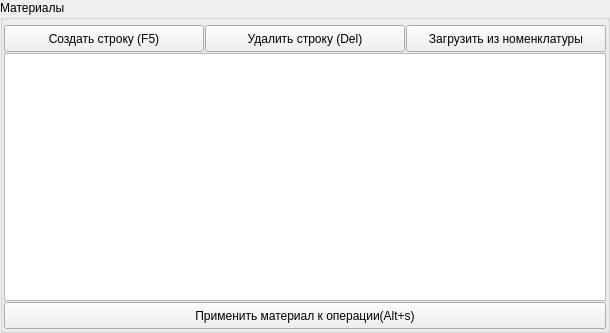
                 <widget class="QGroupBox" name="groupBox_4">
                  <property name="sizePolicy">
                   <sizepolicy hsizetype="Preferred" vsizetype="Preferred">
                    <horstretch>0</horstretch>
                    <verstretch>0</verstretch>
                   </sizepolicy>
                  </property>
                  <property name="minimumSize">
                   <size>
                    <width>0</width>
                    <height>333</height>
                   </size>
                  </property>
                  <property name="title">
                   <string>Материалы</string>
                  </property>
                  <layout class="QVBoxLayout" name="verticalLayout_10">
                   <property name="spacing">
                    <number>1</number>
                   </property>
                   <property name="leftMargin">
                    <number>1</number>
                   </property>
                   <property name="topMargin">
                    <number>5</number>
                   </property>
                   <property name="rightMargin">
                    <number>1</number>
                   </property>
                   <property name="bottomMargin">
                    <number>1</number>
                   </property>
                   <item>
                    <layout class="QHBoxLayout" name="horizontalLayout_6">
                     <item>
                      <widget class="QPushButton" name="Button_create_mater">
                       <property name="minimumSize">
                        <size>
                         <width>200</width>
                         <height>27</height>
                        </size>
                       </property>
                       <property name="maximumSize">
                        <size>
                         <width>16777215</width>
                         <height>27</height>
                        </size>
                       </property>
                       <property name="text">
                        <string>Создать строку (F5)</string>
                       </property>
                      </widget>
                     </item>
                     <item>
                      <widget class="QPushButton" name="Button_del_mater">
                       <property name="minimumSize">
                        <size>
                         <width>200</width>
                         <height>27</height>
                        </size>
                       </property>
                       <property name="maximumSize">
                        <size>
                         <width>16777215</width>
                         <height>27</height>
                        </size>
                       </property>
                       <property name="text">
                        <string>Удалить строку (Del)</string>
                       </property>
                      </widget>
                     </item>
                     <item>
                      <widget class="QPushButton" name="Button_load_kod">
                       <property name="minimumSize">
                        <size>
                         <width>200</width>
                         <height>27</height>
                        </size>
                       </property>
                       <property name="maximumSize">
                        <size>
                         <width>16777215</width>
                         <height>27</height>
                        </size>
                       </property>
                       <property name="text">
                        <string>Загрузить из номенклатуры</string>
                       </property>
                      </widget>
                     </item>
                    </layout>
                   </item>
                   <item>
                    <widget class="QTableWidget" name="tableW_oper_mat"/>
                   </item>
                   <item>
                    <widget class="QPushButton" name="Button_prim_mat">
                     <property name="minimumSize">
                      <size>
                       <width>0</width>
                       <height>27</height>
                      </size>
                     </property>
                     <property name="maximumSize">
                      <size>
                       <width>16777215</width>
                       <height>27</height>
                      </size>
                     </property>
                     <property name="text">
                      <string>Применить материал к операции(Alt+s)</string>
                     </property>
                    </widget>
                   </item>
                  </layout>
                 </widget>
